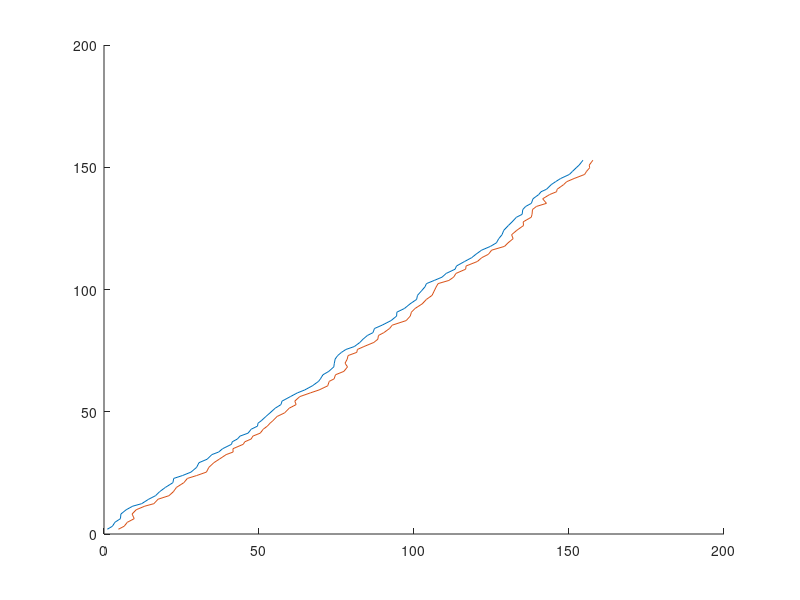
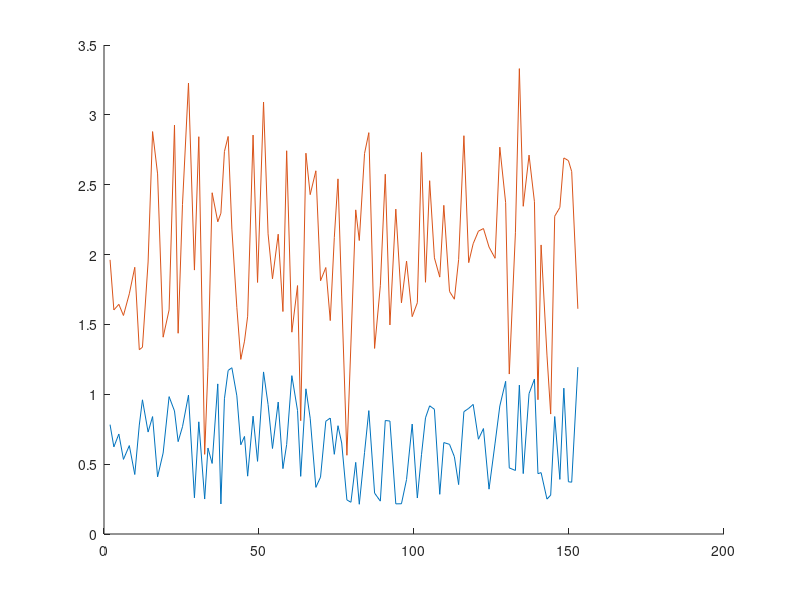

MATLAB code to generate these figures, in order:
%% Laboratorium #12. Teoria optymalizacji.
% _Adam Gryczka_
%
% _22.05.2017_

% data for vehicle speed scheduling problem.
% contains quantities: n, a, b, c, d, smin, smax, tau_min, tau_max
n =   100;
a =     1;
b =     6;
c =    10;
d = [...
   1.9501   
   1.2311   
   1.6068   
   1.4860   
   1.8913   
   1.7621   
   1.4565   
   1.0185   
   1.8214   
   1.4447   
   1.6154   
   1.7919   
   1.9218   
   1.7382   
   1.1763   
   1.4057   
   1.9355   
   1.9169   
   1.4103   
   1.8936   
   1.0579   
   1.3529   
   1.8132   
   1.0099   
   1.1389   
   1.2028   
   1.1987   
   1.6038   
   1.2722   
   1.1988   
   1.0153   
   1.7468   
   1.4451   
   1.9318   
   1.4660   
   1.4186   
   1.8462   
   1.5252   
   1.2026   
   1.6721   
   1.8381   
   1.0196   
   1.6813   
   1.3795   
   1.8318   
   1.5028   
   1.7095   
   1.4289   
   1.3046   
   1.1897   
   1.1934   
   1.6822   
   1.3028   
   1.5417   
   1.1509   
   1.6979   
   1.3784   
   1.8600   
   1.8537   
   1.5936   
   1.4966   
   1.8998   
   1.8216   
   1.6449   
   1.8180   
   1.6602   
   1.3420   
   1.2897   
   1.3412   
   1.5341   
   1.7271   
   1.3093   
   1.8385   
   1.5681   
   1.3704   
   1.7027   
   1.5466   
   1.4449   
   1.6946   
   1.6213   
   1.7948   
   1.9568   
   1.5226   
   1.8801   
   1.1730   
   1.9797   
   1.2714   
   1.2523   
   1.8757   
   1.7373   
   1.1365   
   1.0118   
   1.8939   
   1.1991   
   1.2987   
   1.6614   
   1.2844   
   1.4692   
   1.0648   
   1.9883   
];
smin = [...
   0.7828   
   0.6235   
   0.7155   
   0.5340   
   0.6329   
   0.4259   
   0.7798   
   0.9604   
   0.7298   
   0.8405   
   0.4091   
   0.5798   
   0.9833   
   0.8808   
   0.6611   
   0.7678   
   0.9942   
   0.2592   
   0.8029   
   0.2503   
   0.6154   
   0.5050   
   1.0744   
   0.2150   
   0.9680   
   1.1708   
   1.1901   
   0.9889   
   0.6387   
   0.6983   
   0.4140   
   0.8435   
   0.5200   
   1.1601   
   0.9266   
   0.6120   
   0.9446   
   0.4679   
   0.6399   
   1.1334   
   0.8833   
   0.4126   
   1.0392   
   0.8288   
   0.3338   
   0.4071   
   0.8072   
   0.8299   
   0.5705   
   0.7751   
   0.6514   
   0.2439   
   0.2272   
   0.5127   
   0.2129   
   0.5840   
   0.8831   
   0.2928   
   0.2353   
   0.8124   
   0.8085   
   0.2158   
   0.2164   
   0.3901   
   0.7869   
   0.2576   
   0.5676   
   0.8315   
   0.9176   
   0.8927   
   0.2841   
   0.6544   
   0.6418   
   0.5533   
   0.3536   
   0.8756   
   0.8992   
   0.9275   
   0.6784   
   0.7548   
   0.3210   
   0.6508   
   0.9159   
   1.0928   
   0.4731   
   0.4548   
   1.0656   
   0.4324   
   1.0049   
   1.1084   
   0.4319   
   0.4393   
   0.2498   
   0.2784   
   0.8408   
   0.3909   
   1.0439   
   0.3739   
   0.3708   
   1.1943   
];
smax = [...
   1.9624   
   1.6036   
   1.6439   
   1.5641   
   1.7194   
   1.9090   
   1.3193   
   1.3366   
   1.9470   
   2.8803   
   2.5775   
   1.4087   
   1.6039   
   2.9266   
   1.4369   
   2.3595   
   3.2280   
   1.8890   
   2.8436   
   0.5701   
   1.1894   
   2.4425   
   2.2347   
   2.2957   
   2.7378   
   2.8455   
   2.1823   
   1.6209   
   1.2499   
   1.3805   
   1.5589   
   2.8554   
   1.8005   
   3.0920   
   2.1482   
   1.8267   
   2.1459   
   1.5924   
   2.7431   
   1.4445   
   1.7781   
   0.8109   
   2.7256   
   2.4290   
   2.5997   
   1.8125   
   1.9073   
   1.5275   
   2.1209   
   2.5419   
   1.7032   
   0.5636   
   1.3669   
   2.3200   
   2.1006   
   2.7239   
   2.8726   
   1.3283   
   1.7769   
   2.5750   
   1.4963   
   2.3254   
   1.6548   
   1.9537   
   1.5557   
   1.6551   
   2.7307   
   1.8018   
   2.5287   
   1.9765   
   1.8387   
   2.3525   
   1.7362   
   1.6805   
   1.9640   
   2.8508   
   1.9424   
   2.0780   
   2.1677   
   2.1863   
   2.0541   
   1.9734   
   2.7687   
   2.3715   
   1.1449   
   2.1560   
   3.3310   
   2.3456   
   2.7120   
   2.3783   
   0.9611   
   2.0690   
   1.2805   
   0.8585   
   2.2744   
   2.3369   
   2.6918   
   2.6728   
   2.5941   
   1.6120   
];
tau_min = [...
   1.0809   
   2.7265   
   3.5118   
   5.3038   
   5.4516   
   7.1648   
   9.2674   
   12.1543   
   14.4058   
   16.6258   
   17.9214   
   19.8242   
   22.2333   
   22.4849   
   25.3213   
   28.0691   
   29.8751   
   30.6358   
   33.2561   
   34.7963   
   36.9943   
   38.2610   
   41.1451   
   41.3613   
   43.0215   
   43.8974   
   46.4713   
   47.4786   
   49.5192   
   49.6795   
   50.7495   
   52.2444   
   53.5477   
   55.2351   
   57.0850   
   57.4250   
   60.1198   
   62.3834   
   64.7568   
   67.2016   
   69.2116   
   69.8143   
   70.6335   
   72.5122   
   74.1228   
   74.3013   
   74.5682   
   75.3821   
   76.6093   
   78.0315   
   80.7584   
   82.5472   
   83.5340   
   84.9686   
   86.7601   
   87.2445   
   89.7329   
   92.6013   
   94.3879   
   94.4742   
   96.9105   
   98.7409   
   100.8453   
   101.1219   
   102.3966   
   103.5233   
   104.0218   
   106.5212   
   109.0372   
   110.3920   
   113.2618   
   113.7033   
   116.3131   
   118.6214   
   119.9539   
   121.8157   
   124.6708   
   126.5908   
   127.3328   
   128.3909   
   128.9545   
   130.4264   
   131.6542   
   133.0448   
   134.8776   
   135.0912   
   136.0340   
   137.8591   
   138.3842   
   140.2473   
   140.9852   
   142.7472   
   144.2654   
   145.6597   
   147.2840   
   150.1110   
   151.1363   
   152.3417   
   153.2647   
   154.4994   
];
tau_max = [...
   4.6528   
   6.5147   
   7.5178   
   9.7478   
   9.0641   
   10.3891   
   13.1540   
   16.0878   
   17.4352   
   20.9539   
   22.3695   
   23.3875   
   25.7569   
   26.9019   
   29.8890   
   33.0415   
   33.8218   
   35.4414   
   37.1583   
   39.4054   
   41.6520   
   41.5935   
   44.9329   
   45.4028   
   47.4577   
   48.0358   
   50.3929   
   51.3692   
   52.6947   
   53.5665   
   54.4821   
   55.8495   
   58.2514   
   59.7541   
   61.9845   
   61.5409   
   63.1482   
   66.5758   
   69.3892   
   72.1558   
   72.6555   
   74.2216   
   74.6777   
   77.3780   
   78.5495   
   77.7574   
   78.4675   
   78.7265   
   81.5470   
   81.7429   
   83.8565   
   87.0579   
   88.3237   
   88.5409   
   90.2625   
   92.1100   
   92.9949   
   97.4829   
   98.7916   
   99.1695   
   100.3291   
   102.6510   
   104.0075   
   105.8242   
   106.5207   
   107.1619   
   107.7716   
   111.2568   
   112.7815   
   113.5394   
   116.6615   
   116.8022   
   120.4465   
   121.8652   
   123.9981   
   125.0498   
   129.2106   
   130.3409   
   131.9796   
   131.4842   
   133.1503   
   135.3247   
   135.2318   
   137.8225   
   138.0808   
   138.2218   
   139.5026   
   142.7253   
   141.5105   
   143.7757   
   145.9842   
   146.1712   
   148.2622   
   149.2407   
   151.6295   
   155.0270   
   155.6694   
   156.6739   
   156.5266   
   157.6903   
];


d1 = d

for i = 2:100
    d1(i) = d1(i-1) + d(i);
end

figure(1)
hold on
plot(tau_min, d1)
plot(tau_max, d1)
hold off

figure(2)
hold on
plot(d1, smin)
plot(d1, smax)
hold off

% for i = 1 : 100
%     cvx_begin quiet
%         variable t
%         minimize t*(a*si^2+b*si+c)
%         subject to
%             
%     cvx_end
% end